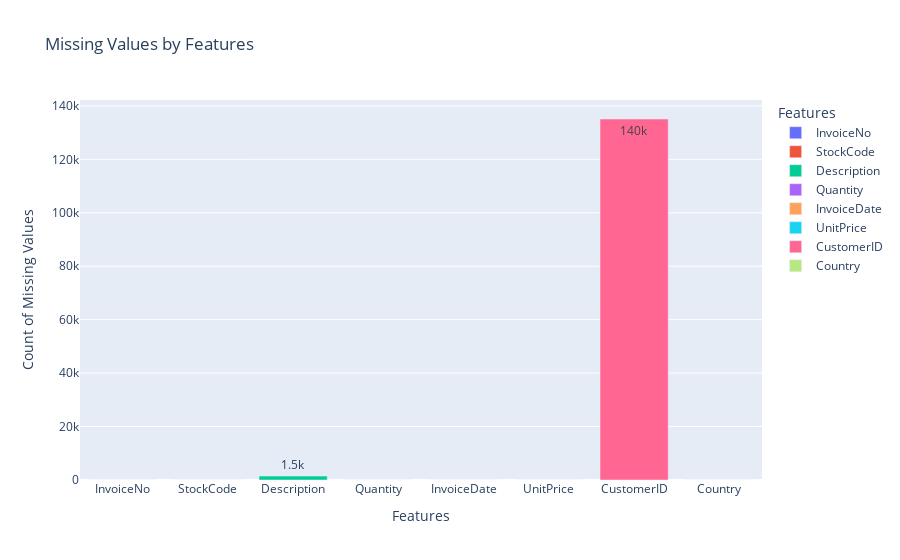

The cell this chart's notebook holds for it:
### Markdown cell above
### 4.1 Missing values

### Code cell
df_msn = pd.DataFrame(df.isna().sum())
df_msn['Features'] = df_msn.index
df_msn['MissingValues'] = df_msn[0]
fig = px.bar(df_msn, 
            title='Missing Values by Features',
             x = 'Features', 
             y = 'MissingValues', 
             color='Features',
            text='MissingValues',
            text_auto='.2s')
fig.update_yaxes(title='Count of Missing Values')

### Figure 1 — Plotly figure (JSON) as saved in the notebook; plotly's stock layout.template omitted (floating-point values rounded to 4 significant figures)
{"data": [{"alignmentgroup": "True", "hovertemplate": "Features=%{x}<br>MissingValues=%{text}<extra></extra>", "legendgroup": "InvoiceNo", "marker": {"color": "#636efa", "pattern": {"shape": ""}}, "name": "InvoiceNo", "offsetgroup": "InvoiceNo", "orientation": "v", "showlegend": true, "text": [0], "textposition": "auto", "texttemplate": "%{y:.2s}", "type": "bar", "x": ["InvoiceNo"], "xaxis": "x", "y": [0], "yaxis": "y"}, {"alignmentgroup": "True", "hovertemplate": "Features=%{x}<br>MissingValues=%{text}<extra></extra>", "legendgroup": "StockCode", "marker": {"color": "#EF553B", "pattern": {"shape": ""}}, "name": "StockCode", "offsetgroup": "StockCode", "orientation": "v", "showlegend": true, "text": [0], "textposition": "auto", "texttemplate": "%{y:.2s}", "type": "bar", "x": ["StockCode"], "xaxis": "x", "y": [0], "yaxis": "y"}, {"alignmentgroup": "True", "hovertemplate": "Features=%{x}<br>MissingValues=%{text}<extra></extra>", "legendgroup": "Description", "marker": {"color": "#00cc96", "pattern": {"shape": ""}}, "name": "Description", "offsetgroup": "Description", "orientation": "v", "showlegend": true, "text": [1454], "textposition": "auto", "texttemplate": "%{y:.2s}", "type": "bar", "x": ["Description"], "xaxis": "x", "y": [1454], "yaxis": "y"}, {"alignmentgroup": "True", "hovertemplate": "Features=%{x}<br>MissingValues=%{text}<extra></extra>", "legendgroup": "Quantity", "marker": {"color": "#ab63fa", "pattern": {"shape": ""}}, "name": "Quantity", "offsetgroup": "Quantity", "orientation": "v", "showlegend": true, "text": [0], "textposition": "auto", "texttemplate": "%{y:.2s}", "type": "bar", "x": ["Quantity"], "xaxis": "x", "y": [0], "yaxis": "y"}, {"alignmentgroup": "True", "hovertemplate": "Features=%{x}<br>MissingValues=%{text}<extra></extra>", "legendgroup": "InvoiceDate", "marker": {"color": "#FFA15A", "pattern": {"shape": ""}}, "name": "InvoiceDate", "offsetgroup": "InvoiceDate", "orientation": "v", "showlegend": true, "text": [0], "textposition": "auto", "texttemplate": "%{y:.2s}", "type": "bar", "x": ["InvoiceDate"], "xaxis": "x", "y": [0], "yaxis": "y"}, {"alignmentgroup": "True", "hovertemplate": "Features=%{x}<br>MissingValues=%{text}<extra></extra>", "legendgroup": "UnitPrice", "marker": {"color": "#19d3f3", "pattern": {"shape": ""}}, "name": "UnitPrice", "offsetgroup": "UnitPrice", "orientation": "v", "showlegend": true, "text": [0], "textposition": "auto", "texttemplate": "%{y:.2s}", "type": "bar", "x": ["UnitPrice"], "xaxis": "x", "y": [0], "yaxis": "y"}, {"alignmentgroup": "True", "hovertemplate": "Features=%{x}<br>MissingValues=%{text}<extra></extra>", "legendgroup": "CustomerID", "marker": {"color": "#FF6692", "pattern": {"shape": ""}}, "name": "CustomerID", "offsetgroup": "CustomerID", "orientation": "v", "showlegend": true, "text": [135080], "textposition": "auto", "texttemplate": "%{y:.2s}", "type": "bar", "x": ["CustomerID"], "xaxis": "x", "y": [135080], "yaxis": "y"}, {"alignmentgroup": "True", "hovertemplate": "Features=%{x}<br>MissingValues=%{text}<extra></extra>", "legendgroup": "Country", "marker": {"color": "#B6E880", "pattern": {"shape": ""}}, "name": "Country", "offsetgroup": "Country", "orientation": "v", "showlegend": true, "text": [0], "textposition": "auto", "texttemplate": "%{y:.2s}", "type": "bar", "x": ["Country"], "xaxis": "x", "y": [0], "yaxis": "y"}], "layout": {"barmode": "relative", "legend": {"title": {"text": "Features"}, "tracegroupgap": 0}, "title": {"text": "Missing Values by Features"}, "xaxis": {"anchor": "y", "categoryarray": ["InvoiceNo", "StockCode", "Description", "Quantity", "InvoiceDate", "UnitPrice", "CustomerID", "Country"], "categoryorder": "array", "domain": [0, 1], "title": {"text": "Features"}}, "yaxis": {"anchor": "x", "domain": [0, 1], "title": {"text": "Count of Missing Values"}}}}
